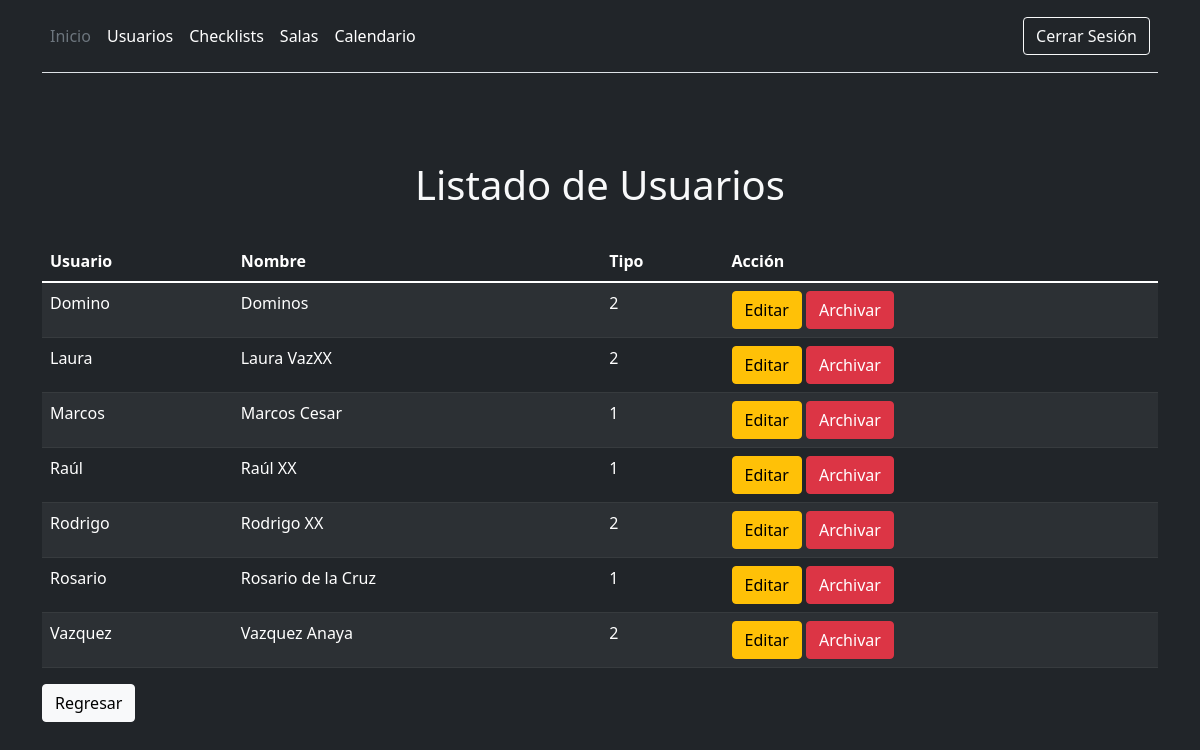
The app's page /listadoUsuarios.php (signed in), older data.
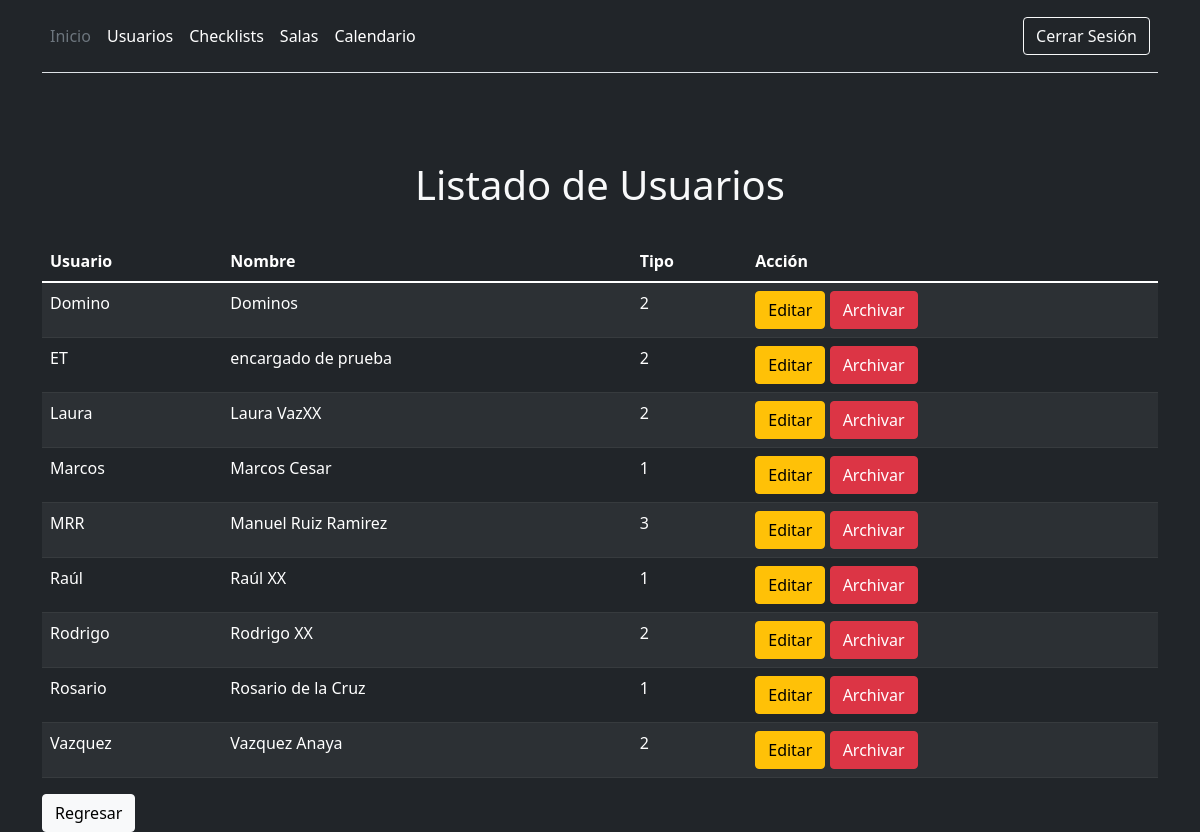
The same page, newer data.
### tables this page shows
CREATE TABLE `user` (
  `usuario` char(25) NOT NULL,
  `nombreusuario` varchar(120) DEFAULT NULL,
  `contrasena` varchar(120) NOT NULL,
  `tipo` int(1) NOT NULL,
  `activo` tinyint(1) NOT NULL DEFAULT 1
);

### listadoUsuarios.php (the view, shortened to what this page needs)
<?php
require_once "./php/conexion.php";
?>
<!DOCTYPE html>
<html lang="es">
<head>
  <link href="https://cdn.jsdelivr.net/npm/bootstrap@5.1.3/dist/css/bootstrap.min.css" rel="stylesheet"
>
  <link rel="stylesheet" href="css/bienvenida.css">
</head>
<body>
    <header class="p-3 bg-dark text-white">
    <div class="container">
      <div class="d-flex flex-wrap align-items-center justify-content-center justify-content-lg-start">
        <ul class="nav col-12 col-lg-auto me-lg-auto mb-2 justify-content-center mb-md-0">
          <li><a href="menu_admin.php" class="nav-link px-2 text-secondary">Inicio</a></li>
          <li><a href="registroUsuario.php" class="nav-link px-2 text-white">Usuarios</a> </li>
          <li><a href="registroChecklist.php" class="nav-link px-2 text-white">Checklists</a></li>
          <li><a href="registroSala.php" class="nav-link px-2 text-white">Salas</a></li>
          <li><a href="semanal.php" class="nav-link px-2 text-white">Calendario</a></li>
        </ul>
        <div class="text-end">
          <button id="logoutButton" onclick="cerrarSesion()" type="button" class="btn btn-outline-light me-2">Cerrar
            Sesión</button>
        </div>
      </div>
      <div class="d-flex flex-column flex-md-row align-items-center pb-3 mb-4 border-bottom"></div>
    </div>
  </header>
  <div class="container mt-5">
    <div id="listaSalas" class="mt-5">
      <h1 align="center">Listado de Usuarios</h1>
      <br>
      <?php
      $sql = 'SELECT usuario,nombreusuario,tipo FROM user';
      $resul = $conexion->query($sql);
      ?>
      <table class="table table-dark table-striped">
        <thead>
          <tr>
            <th scope="col">Usuario</th>
            <th scope="col">Nombre</th>
            <th scope="col">Tipo</th>
            <th scope="col">Acción</th>
          </tr>
        </thead>
        <tbody>
          <?php
          while ($row = $resul->fetch(PDO::FETCH_ASSOC)) {
          ?>
            <tr>
              <td> <?php echo $row["usuario"] ?> </td>
              <td> <?php echo $row["nombreusuario"] ?></td>
              <td> <?php echo $row["tipo"] ?></td>
              <td><button type="submit" class="btn btn-warning">Editar</a></button>
                <a href="./php/eliminar_usuario.php"></a><button type="submit"
                  class="btn btn-danger">Archivar</button>
              </td>
            </tr>
          <?php
          }
          ?>
        </tbody>
      </table>
    </div>
  </div>
  <div class="container mt-3">
    <a href="registroUsuario.php"><button type="submit" class="btn btn-light">Regresar</button></a>
  </div>
</body>
</html>

### css/bienvenida.css (style rules this page uses)
body { background-color: #212529; color: #f8f9fa; }

Row changes from the older to the newer data that the page shows:
added user: usuario "ET", nombreusuario "encargado de prueba", tipo "2"
added user: usuario "MRR", nombreusuario "Manuel Ruiz Ramirez", tipo "3"
